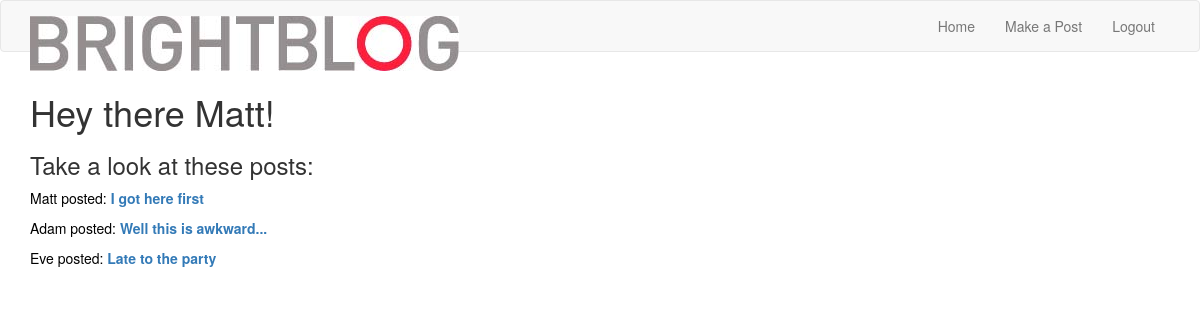
The app's page /index (signed in) with its own data.
### app/models.py (models this page shows, shortened)
class User(UserMixin, db.Model):
    id = db.Column(db.Integer, primary_key=True)
    username = db.Column(db.String(64), index=True, unique=True)
    email = db.Column(db.String(120), index=True, unique=True)
    password_hash = db.Column(db.String(128))
    posts = db.relationship('Post', backref='author', lazy='dynamic')
    comments = db.relationship('Comment', backref='author', lazy='dynamic')

class Post(db.Model):
    id = db.Column(db.Integer, primary_key=True)
    title = db.Column(db.String(150))
    body = db.Column(db.Text())
    timestamp = db.Column(db.DateTime, index=True, default=datetime.utcnow)
    user_id = db.Column(db.Integer, db.ForeignKey('user.id'))

### app/routes.py (the view)
@app.route('/')
@app.route('/index')
def index():
    posts = Post.query.all()
    return render_template('index.html', title='Home Page', posts=posts)

### app/models.py (called while the page is built)
@login.user_loader
def load_user(id):
    return User.query.get(int(id))

### app/templates/index.html
{% extends "base.html" %}
{% block content %}
<div class="container">
    {% if current_user.is_anonymous %}
        <h1 class="welcome">Welcome to Brightblog!</h1>
    {% else %}
        <h1 class="welcome">Hey there {{ current_user.username }}!</h1>
    {% endif %}
    <h3>Take a look at these posts:</h3>
    {% for post in posts %}
    <div>
        <p>
            {{ post.author.username }} posted:
            <b><a href="{{url_for('show_post', post_id=post.id) }}">{{ post.title }}</a></b>
        </p>
    </div>
    {% endfor %}
</div>
{% endblock %}

### app/static/brightblog.css (style rules this page uses)
p { color: black; }

### records on screen
User: username "Matt"
Post: author.username "Matt", title "I got here first"
Post: author.username "Adam", title "Well this is awkward..."
Post: author.username "Eve", title "Late to the party"
